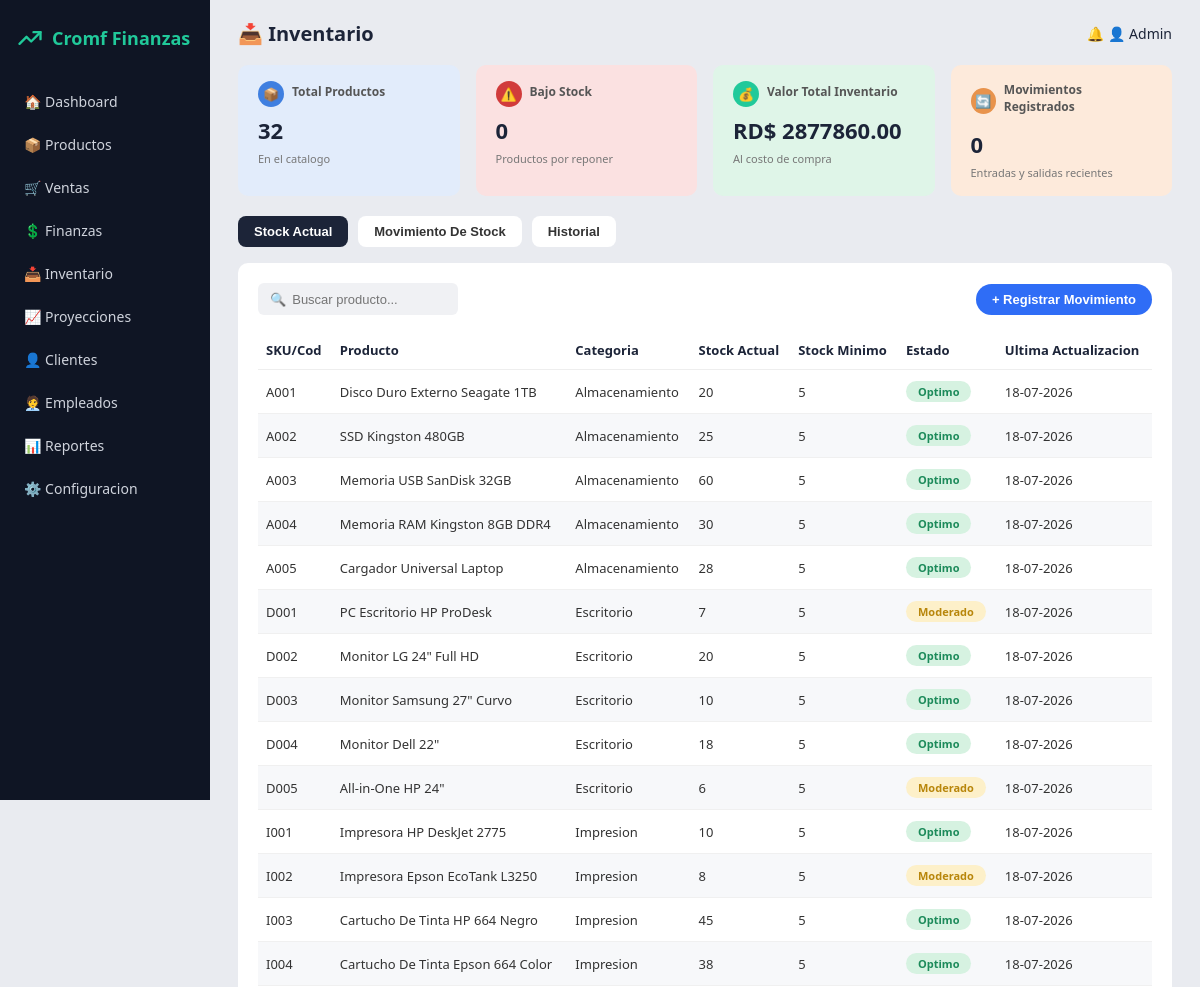
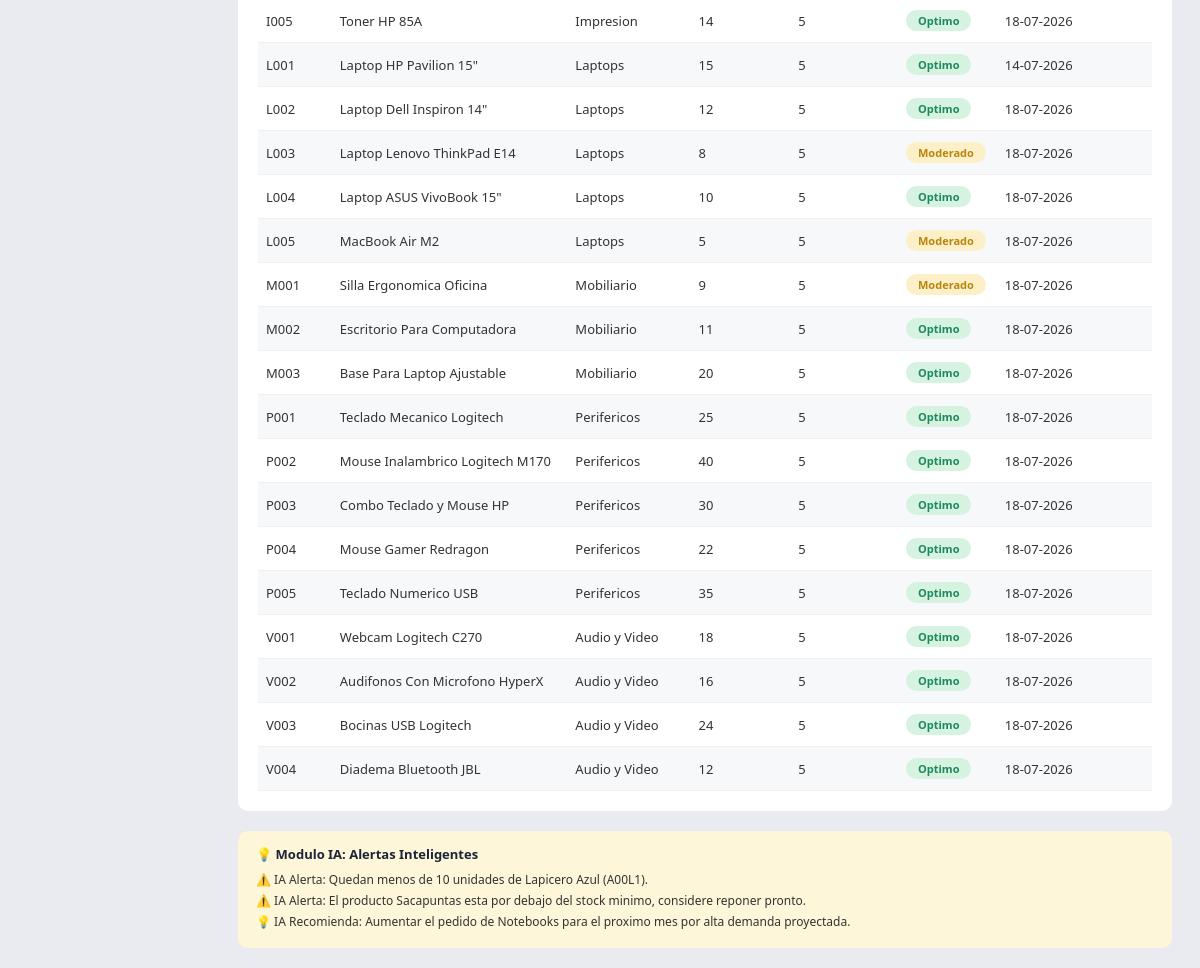
The app's page /inventario/ with its own data (2 pictures, top to bottom).
### core/models.py (models this page shows)
class Producto(models.Model):
    CATEGORIA_CHOICES = [
        ('Laptops', 'Laptops'),
        ('Escritorio', 'Escritorio'),
        ('Perifericos', 'Perifericos'),
        ('Impresion', 'Impresion'),
        ('Almacenamiento', 'Almacenamiento'),
        ('Audio y Video', 'Audio y Video'),
        ('Mobiliario', 'Mobiliario'),
    ]
    sku = models.CharField(max_length=10, unique=True, verbose_name="SKU/Cod")
    nombre = models.CharField(max_length=120)
    categoria = models.CharField(max_length=30, choices=CATEGORIA_CHOICES)
    costo_compra = models.DecimalField(max_digits=10, decimal_places=2)
    precio_venta = models.DecimalField(max_digits=10, decimal_places=2)
    stock = models.PositiveIntegerField(default=0)
    stock_minimo = models.PositiveIntegerField(default=5)
    fecha_creacion = models.DateTimeField(auto_now_add=True)
    def __str__(self):
        return f"{self.sku} - {self.nombre}"
    @property
    def estado_stock(self):
        if self.stock < self.stock_minimo:
            return "Bajo Stock"
        elif self.stock < self.stock_minimo * 2:
            return "Moderado"
        return "Optimo"
    class Meta:
        ordering = ['sku']

### core/views.py (the view)
# urls.py: path('inventario/', views.inventario, name='inventario'),
def inventario(request):
    if request.method == 'POST':
        form = MovimientoStockForm(request.POST)
        if form.is_valid():
            movimiento = form.save(commit=False)
            producto = movimiento.producto
            if movimiento.tipo == 'Entrada':
                producto.stock += movimiento.cantidad
            else:  # Salida
                if movimiento.cantidad > producto.stock:
                    form.add_error('cantidad', 'No hay suficiente stock para esta salida.')
                    return render(request, 'core/inventario.html', {
                        'productos': Producto.objects.all(),
                        'form': form,
                        'movimientos': MovimientoStock.objects.all()[:20],
                        'historial': MovimientoStock.objects.all(),
                        **_contexto_kpis(),
                    })
                producto.stock -= movimiento.cantidad
            producto.save()
            movimiento.save()
            return redirect('inventario')
    else:
        form = MovimientoStockForm()
    lista_productos = Producto.objects.all()
    movimientos = MovimientoStock.objects.all()[:20]
    return render(request, 'core/inventario.html', {
        'productos': lista_productos,
        'form': form,
        'movimientos': movimientos,
        'historial': MovimientoStock.objects.all(),
        **_contexto_kpis(),
    })

### core/forms.py
class MovimientoStockForm(forms.ModelForm):
    class Meta:
        model = MovimientoStock
        fields = ['producto', 'tipo', 'cantidad', 'motivo']
        widgets = {
            'producto': forms.Select(attrs={'class': 'select-producto'}),
            'tipo': forms.Select(attrs={'class': 'select-tipo'}),
            'cantidad': forms.NumberInput(attrs={'min': 1}),
            'motivo': forms.TextInput(attrs={'placeholder': 'Ej. Compra a proveedor, Venta, Ajuste...'}),
        }

### core/views.py (called while the page is built)
def _contexto_kpis():
    lista_productos = Producto.objects.all()
    return {
        'total_productos': lista_productos.count(),
        'bajo_stock': lista_productos.filter(stock__lt=models.F('stock_minimo')).count(),
        'valor_total': sum(p.costo_compra * p.stock for p in lista_productos),
    }

### core/templates/core/inventario.html (shortened to what this page needs)
{% load static %}
<!DOCTYPE html>
<html lang="es">
<head>
<link rel="stylesheet" href="{% static 'css/styles.css' %}">
</head>
<body>
<aside>
  <div class="logo">
    <svg viewBox="0 0 24 24" fill="none" stroke="currentColor" stroke-width="2">
      <path d="M3 17l6-6 4 4 8-8" stroke-linecap="round" stroke-linejoin="round"/>
      <path d="M15 7h6v6" stroke-linecap="round" stroke-linejoin="round"/>
    </svg>
    Cromf Finanzas
  </div>
  <nav>
  <a href="{% url 'dashboard' %}">🏠 Dashboard</a>
  <a href="{% url 'productos' %}">📦 Productos</a>
  <a href="{% url 'ventas' %}">🛒 Ventas</a>
  <a href="{% url 'finanzas' %}">💲 Finanzas</a>
  <a href="{% url 'inventario' %}">📥 Inventario</a>
  <a href="{% url 'proyecciones' %}">📈 Proyecciones</a>
  <a href="{% url 'clientes' %}">👤 Clientes</a>
  <a href="{% url 'empleados' %}">🧑‍💼 Empleados</a>
  <a href="{% url 'reportes' %}">📊 Reportes</a>
  <a href="{% url 'configuracion' %}" class="config-link">⚙️ Configuracion</a>
</nav>
</aside>
<main>
  <header class="topbar">
    <h1>📥 Inventario</h1>
    <div class="admin-area">🔔 👤 Admin</div>
  </header>
  <section class="kpi-row">
    <div class="kpi-card blue">
      <div class="kpi-top">
        <span class="kpi-icon blue">📦</span>
        <span class="label">Total Productos</span>
      </div>
      <div class="value">{{ total_productos }}</div>
      <div class="sub">En el catalogo</div>
    </div>
    <div class="kpi-card red">
      <div class="kpi-top">
        <span class="kpi-icon red">⚠️</span>
        <span class="label">Bajo Stock</span>
      </div>
      <div class="value">{{ bajo_stock }}</div>
      <div class="sub">Productos por reponer</div>
    </div>
    <div class="kpi-card green">
      <div class="kpi-top">
        <span class="kpi-icon green">💰</span>
        <span class="label">Valor Total Inventario</span>
      </div>
      <div class="value">RD$ {{ valor_total }}</div>
      <div class="sub">Al costo de compra</div>
    </div>
    <div class="kpi-card orange">
      <div class="kpi-top">
        <span class="kpi-icon orange">🔄</span>
        <span class="label">Movimientos Registrados</span>
      </div>
      <div class="value">{{ movimientos|length }}</div>
      <div class="sub">Entradas y salidas recientes</div>
    </div>
  </section>
  <div class="tabs">
    <button class="tab-btn active" data-tab="stock" onclick="mostrarTab('stock', this)">Stock Actual</button>
    <button class="tab-btn" data-tab="movimiento" onclick="mostrarTab('movimiento', this)">Movimiento De Stock</button>
    <button class="tab-btn" data-tab="historial" onclick="mostrarTab('historial', this)">Historial</button>
  </div>
  <div id="tab-stock" class="tab-content">
    <div class="panel">
      <div class="panel-toolbar">
        <div class="search-box">
          🔍 <input type="text" id="buscar-producto" placeholder="Buscar producto..." onkeyup="filtrarTabla()">
        </div>
        <button class="btn-add" onclick="mostrarTab('movimiento', document.querySelector('[data-tab=movimiento]'))">+ Registrar Movimiento</button>
      </div>
      <table id="tabla-stock">
        <thead>
          <tr>
            <th>SKU/Cod</th>
            <th>Producto</th>
            <th>Categoria</th>
            <th>Stock Actual</th>
            <th>Stock Minimo</th>
            <th>Estado</th>
            <th>Ultima Actualizacion</th>
          </tr>
        </thead>
        <tbody>
          {% for producto in productos %}
          <tr>
            <td>{{ producto.sku }}</td>
            <td>{{ producto.nombre }}</td>
            <td>{{ producto.categoria }}</td>
            <td>{{ producto.stock }}</td>
            <td>{{ producto.stock_minimo }}</td>
            <td>
              {% if producto.estado_stock == "Optimo" %}
                <span class="estado ok">Optimo</span>
              {% elif producto.estado_stock == "Moderado" %}
                <span class="estado medio">Moderado</span>
              {% else %}
                <span class="estado bajo">Bajo Stock</span>
              {% endif %}
            </td>
            <td>{{ producto.fecha_creacion|date:"d-m-Y" }}</td>
          </tr>
          {% empty %}
          <tr>
            <td colspan="7">Todavia no hay productos registrados.</td>
          </tr>
          {% endfor %}
        </tbody>
      </table>
    </div>
    <div class="alerts">
      <h3>💡 Modulo IA: Alertas Inteligentes</h3>
      <p>⚠️ IA Alerta: Quedan menos de 10 unidades de Lapicero Azul (A00L1).</p>
      <p>⚠️ IA Alerta: El producto Sacapuntas esta por debajo del stock minimo, considere reponer pronto.</p>
      <p>💡 IA Recomienda: Aumentar el pedido de Notebooks para el proximo mes por alta demanda proyectada.</p>
    </div>
  </div>
</main>
</body>
</html>

### core/static/css/styles.css (style rules this page uses)
* { box-sizing: border-box; margin: 0; padding: 0; }
body { font-family: 'Segoe UI', Arial, sans-serif; background: #e9ebf0; min-height: 100vh; }
aside { width: 210px; background: #0f1524; color: #cfd3dc; padding: 24px 16px; position: fixed; top: 0; left: 0; height: 100vh; overflow-y: auto; display: flex; flex-direction: column; }
.logo { display: flex; align-items: center; gap: 8px; color: #21c99a; font-weight: bold; font-size: 18px; margin-bottom: 30px; }
.logo svg { width: 28px; height: 28px; }
nav a { display: flex; align-items: center; gap: 10px; color: #cfd3dc; text-decoration: none; font-size: 14px; padding: 10px 8px; border-radius: 6px; margin-bottom: 4px; }
.config-link { margin-top: 4px; }
main { background: #e9ebf0; padding: 20px 28px; margin-left: 210px; min-height: 100vh; }
header.topbar { display: flex; align-items: center; justify-content: space-between; margin-bottom: 4px; }
header.topbar h1 { font-size: 20px; color: #1c2438; display: flex; align-items: center; gap: 8px; }
.admin-area { display: flex; align-items: center; gap: 14px; font-size: 14px; color: #1c2438; }
.tabs { display: flex; gap: 10px; margin: 18px 0 16px; }
.tabs button { background: #fff; border: none; padding: 8px 16px; border-radius: 8px; font-size: 13px; font-weight: 600; color: #333; cursor: pointer; }
.tabs button.active { background: #1c2438; color: #fff; }
.kpi-row { display: flex; gap: 16px; margin: 18px 0 20px; }
.kpi-card { flex: 1; background: #fff; border-radius: 10px; padding: 16px 20px; }
.kpi-card .label { font-size: 12px; color: #555; margin-bottom: 6px; font-weight: 700; }
.kpi-card .value { font-size: 22px; font-weight: bold; color: #1c2438; }
.kpi-card .sub { font-size: 11px; margin-top: 6px; color: #777; }
.kpi-card.blue { background: #e2ecfb; }
.kpi-card.red { background: #fbe1e1; }
.kpi-card.green { background: #dff5e8; }
.kpi-card.orange { background: #fdeadb; }
.kpi-top { display: flex; align-items: center; gap: 8px; margin-bottom: 8px; }
.kpi-icon { width: 26px; height: 26px; border-radius: 50%; display: inline-flex; align-items: center; justify-content: center; font-size: 13px; color: #fff; }
.kpi-icon.blue { background: #3f7fe0; }
.kpi-icon.red { background: #d13b3b; }
.kpi-icon.green { background: #21c99a; }
.kpi-icon.orange { background: #e8934c; }
.panel { background: #fff; border-radius: 10px; padding: 20px; margin-bottom: 20px; }
.panel-toolbar { display: flex; justify-content: space-between; align-items: center; margin-bottom: 16px; gap: 10px; }
.search-box { display: flex; align-items: center; gap: 6px; background: #f0f1f4; border-radius: 6px; padding: 7px 12px; font-size: 13px; color: #888; width: 200px; }
.search-box input { border: none; background: transparent; outline: none; font-size: 13px; width: 100%; }
.btn-add { background: #2f6df6; color: #fff; border: none; padding: 8px 16px; border-radius: 20px; font-size: 13px; font-weight: 600; cursor: pointer; display: inline-flex; align-items: center; gap: 8px; white-space: nowrap; }
table { width: 100%; border-collapse: collapse; font-size: 13px; }
table th { text-align: left; color: #1c2438; font-weight: 700; padding: 10px 8px; border-bottom: 1px solid #eee; }
table td { padding: 11px 8px; color: #333; border-bottom: 1px solid #f0f0f0; }
table tbody tr:nth-child(even) { background: #f7f8fa; }
.estado, .badge, .badge-role { display: inline-block; padding: 3px 12px; border-radius: 12px; font-size: 11px; font-weight: 700; }
.estado.ok, .badge.positivo, .estado.activo { background: #d6f2e1; color: #1c8a5a; }
.estado.medio { background: #fdf0c9; color: #b8860b; }
.alerts { background: #fdf6d8; border-radius: 10px; padding: 14px 18px; }
.alerts h3 { color: #1c2438; margin-bottom: 8px; font-size: 13px; font-weight: 700; }
.alerts p { font-size: 12px; margin-bottom: 4px; color: #333; }

### records on screen
Producto: sku "A001", nombre "Disco Duro Externo Seagate 1TB", categoria "Almacenamiento", stock "20", stock_minimo "5", shows "Optimo", fecha_creacion "18-07-2026"
Producto: sku "A002", nombre "SSD Kingston 480GB", categoria "Almacenamiento", stock "25", stock_minimo "5", shows "Optimo", fecha_creacion "18-07-2026"
Producto: sku "A003", nombre "Memoria USB SanDisk 32GB", categoria "Almacenamiento", stock "60", stock_minimo "5", shows "Optimo", fecha_creacion "18-07-2026"
Producto: sku "A004", nombre "Memoria RAM Kingston 8GB DDR4", categoria "Almacenamiento", stock "30", stock_minimo "5", shows "Optimo", fecha_creacion "18-07-2026"
Producto: sku "A005", nombre "Cargador Universal Laptop", categoria "Almacenamiento", stock "28", stock_minimo "5", shows "Optimo", fecha_creacion "18-07-2026"
Producto: sku "D001", nombre "PC Escritorio HP ProDesk", categoria "Escritorio", stock "7", stock_minimo "5", shows "Moderado", fecha_creacion "18-07-2026"
Producto: sku "D002", nombre "Monitor LG 24\" Full HD", categoria "Escritorio", stock "20", stock_minimo "5", shows "Optimo", fecha_creacion "18-07-2026"
Producto: sku "D003", nombre "Monitor Samsung 27\" Curvo", categoria "Escritorio", stock "10", stock_minimo "5", shows "Optimo", fecha_creacion "18-07-2026"
Producto: sku "D004", nombre "Monitor Dell 22\"", categoria "Escritorio", stock "18", stock_minimo "5", shows "Optimo", fecha_creacion "18-07-2026"
Producto: sku "D005", nombre "All-in-One HP 24\"", categoria "Escritorio", stock "6", stock_minimo "5", shows "Moderado", fecha_creacion "18-07-2026"
Producto: sku "I001", nombre "Impresora HP DeskJet 2775", categoria "Impresion", stock "10", stock_minimo "5", shows "Optimo", fecha_creacion "18-07-2026"
Producto: sku "I002", nombre "Impresora Epson EcoTank L3250", categoria "Impresion", stock "8", stock_minimo "5", shows "Moderado", fecha_creacion "18-07-2026"
Producto: sku "I003", nombre "Cartucho De Tinta HP 664 Negro", categoria "Impresion", stock "45", stock_minimo "5", shows "Optimo", fecha_creacion "18-07-2026"
Producto: sku "I004", nombre "Cartucho De Tinta Epson 664 Color", categoria "Impresion", stock "38", stock_minimo "5", shows "Optimo", fecha_creacion "18-07-2026"
Producto: sku "I005", nombre "Toner HP 85A", categoria "Impresion", stock "14", stock_minimo "5", shows "Optimo", fecha_creacion "18-07-2026"
Producto: sku "L001", nombre "Laptop HP Pavilion 15\"", categoria "Laptops", stock "15", stock_minimo "5", shows "Optimo", fecha_creacion "14-07-2026"
Producto: sku "L002", nombre "Laptop Dell Inspiron 14\"", categoria "Laptops", stock "12", stock_minimo "5", shows "Optimo", fecha_creacion "18-07-2026"
Producto: sku "L003", nombre "Laptop Lenovo ThinkPad E14", categoria "Laptops", stock "8", stock_minimo "5", shows "Moderado", fecha_creacion "18-07-2026"
Producto: sku "L004", nombre "Laptop ASUS VivoBook 15\"", categoria "Laptops", stock "10", stock_minimo "5", shows "Optimo", fecha_creacion "18-07-2026"
Producto: sku "L005", nombre "MacBook Air M2", categoria "Laptops", stock "5", stock_minimo "5", shows "Moderado", fecha_creacion "18-07-2026"
Producto: sku "M001", nombre "Silla Ergonomica Oficina", categoria "Mobiliario", stock "9", stock_minimo "5", shows "Moderado", fecha_creacion "18-07-2026"
Producto: sku "M002", nombre "Escritorio Para Computadora", categoria "Mobiliario", stock "11", stock_minimo "5", shows "Optimo", fecha_creacion "18-07-2026"
Producto: sku "M003", nombre "Base Para Laptop Ajustable", categoria "Mobiliario", stock "20", stock_minimo "5", shows "Optimo", fecha_creacion "18-07-2026"
Producto: sku "P001", nombre "Teclado Mecanico Logitech", categoria "Perifericos", stock "25", stock_minimo "5", shows "Optimo", fecha_creacion "18-07-2026"
Producto: sku "P002", nombre "Mouse Inalambrico Logitech M170", categoria "Perifericos", stock "40", stock_minimo "5", shows "Optimo", fecha_creacion "18-07-2026"
Producto: sku "P003", nombre "Combo Teclado y Mouse HP", categoria "Perifericos", stock "30", stock_minimo "5", shows "Optimo", fecha_creacion "18-07-2026"
Producto: sku "P004", nombre "Mouse Gamer Redragon", categoria "Perifericos", stock "22", stock_minimo "5", shows "Optimo", fecha_creacion "18-07-2026"
Producto: sku "P005", nombre "Teclado Numerico USB", categoria "Perifericos", stock "35", stock_minimo "5", shows "Optimo", fecha_creacion "18-07-2026"
Producto: sku "V001", nombre "Webcam Logitech C270", categoria "Audio y Video", stock "18", stock_minimo "5", shows "Optimo", fecha_creacion "18-07-2026"
Producto: sku "V002", nombre "Audifonos Con Microfono HyperX", categoria "Audio y Video", stock "16", stock_minimo "5", shows "Optimo", fecha_creacion "18-07-2026"
Producto: sku "V003", nombre "Bocinas USB Logitech", categoria "Audio y Video", stock "24", stock_minimo "5", shows "Optimo", fecha_creacion "18-07-2026"
Producto: sku "V004", nombre "Diadema Bluetooth JBL", categoria "Audio y Video", stock "12", stock_minimo "5", shows "Optimo", fecha_creacion "18-07-2026"

### other values on screen
{{ total_productos }} "32"
{{ bajo_stock }} "0"
{{ valor_total }} "2877860.00"
{{ movimientos|length }} "0"
